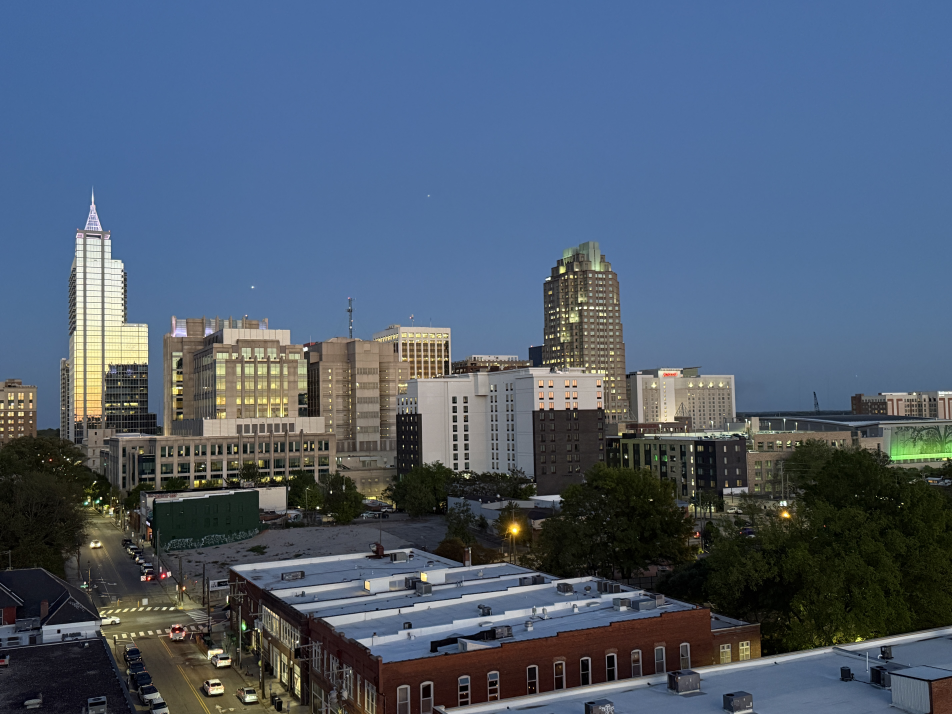
#> input picture photos/library/downtown-raleigh-dusk.jpg, 5712 x 4284 px (shown at 1/6 size); its folder holds 2 pictures in this run
$ python contact_sheet.py ../photos/library ../photos/library/jeyashree-at-sign.jpg 5
#> lines starting #> are read from the running program, lines starting #| are printed output that depends on the picture
#!/usr/bin/env python3
"""Build a labelled contact sheet so a folder of photos can be reviewed at a glance."""
import sys, math
from pathlib import Path
from PIL import Image, ImageDraw, ImageFont, ImageOps
try:
    import pillow_heif; pillow_heif.register_heif_opener()
#> (this line was passed over: pillow_heif is not available in this run)
except ImportError: pass

src = Path(sys.argv[1]); out = Path(sys.argv[2])
cols = int(sys.argv[3]) if len(sys.argv) > 3 else 4
CELL, LABEL, PAD = 420, 30, 8
files = sorted([p for p in src.iterdir()
                if p.suffix.lower() in ('.jpg','.jpeg','.png','.heic')])
rows = math.ceil(len(files)/cols)
sheet = Image.new("RGB",(cols*(CELL+PAD)+PAD, rows*(CELL+LABEL+PAD)+PAD),(28,22,20))
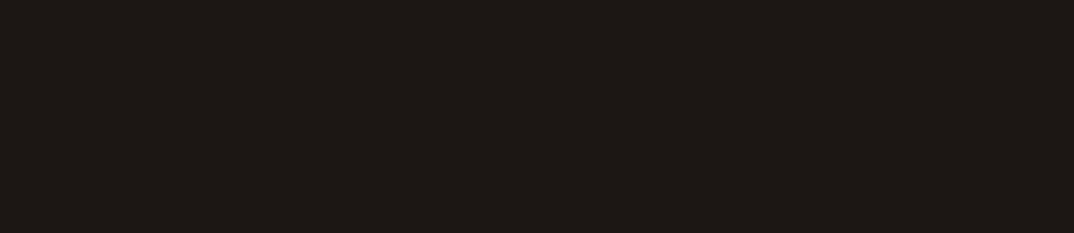
#> sheet: PIL image 2148x466 RGB (shown at 1/2 size); mean R, G, B 28, 22, 20
d = ImageDraw.Draw(sheet)
try:
    f = ImageFont.truetype("render/fonts/SourceSans3.ttf", 21); f.set_variation_by_name("SemiBold")
except Exception:
    f = ImageFont.load_default()
for i,p in enumerate(files):
    try:
        im = ImageOps.exif_transpose(Image.open(p)).convert("RGB")
#> im is the input picture: PIL image 5712x4284 RGB; mean R, G, B 77.9, 92.9, 112.4
    except Exception as e:
        print("skip", p.name, e); continue
    im.thumbnail((CELL,CELL), Image.LANCZOS)
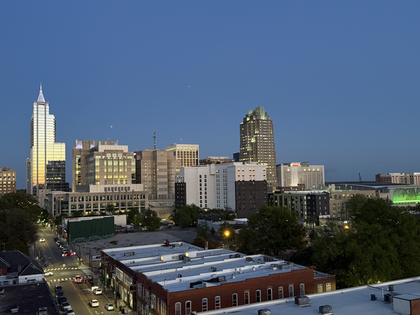
#> im: PIL image 420x315 RGB; mean R, G, B 77.9, 92.9, 112.4
    x = PAD + (i%cols)*(CELL+PAD); y = PAD + (i//cols)*(CELL+LABEL+PAD)
    sheet.paste(im, (x+(CELL-im.width)//2, y+(CELL-im.height)//2))
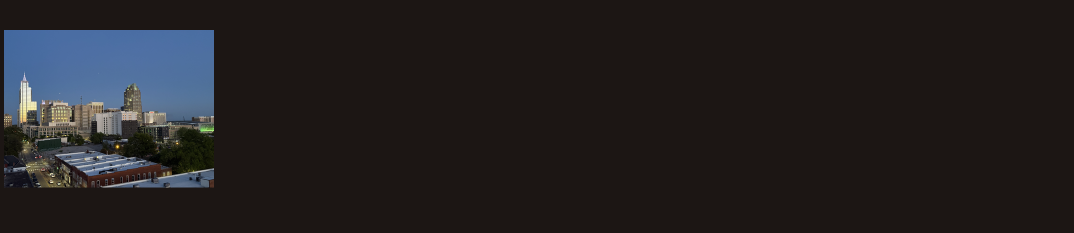
#> sheet: PIL image 2148x466 RGB (shown at 1/2 size); mean R, G, B 34.6, 31.4, 32.2
    d.text((x+2, y+CELL+4), f"{i+1}. {p.stem}", font=f, fill=(232,196,182))
#> pass 2 of the loop `for i,p in enumerate(files):`:
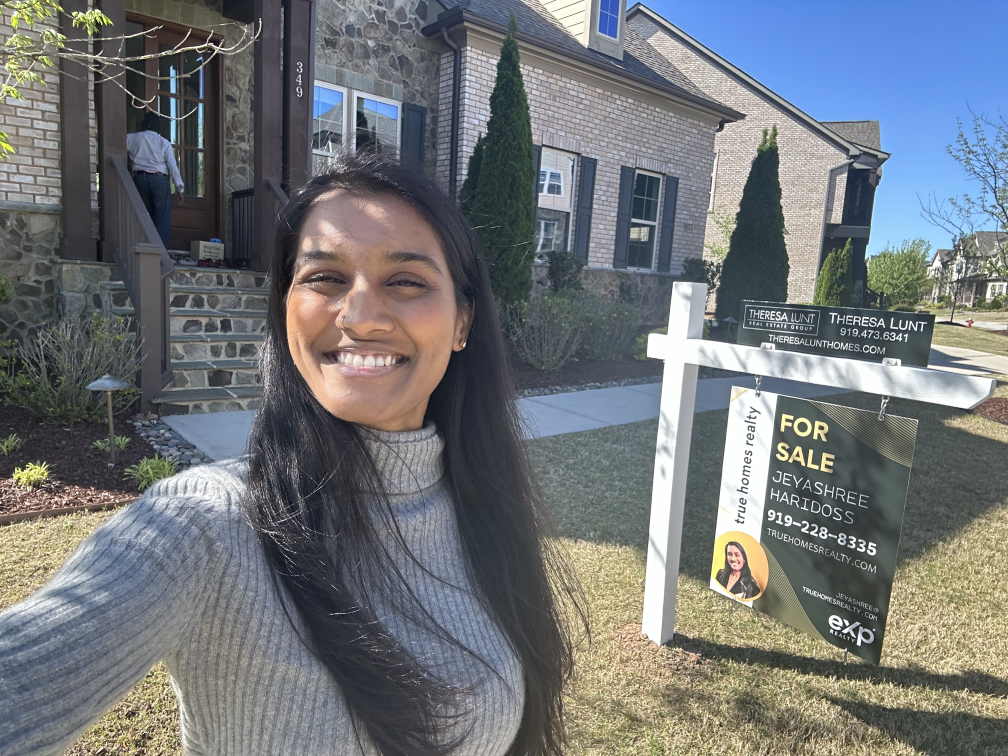
#> input picture photos/library/jeyashree-at-sign.jpg, 4032 x 3024 px (shown at 1/4 size)
#> im is the input picture: PIL image 4032x3024 RGB; mean R, G, B 113.3, 117, 120.1
#> `im.thumbnail((CELL,CELL), Image.LANCZOS)`:
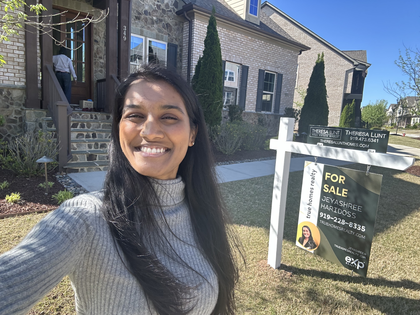
#> im: PIL image 420x315 RGB; mean R, G, B 113.3, 117, 120.1
#> `sheet.paste(im, (x+(CELL-im.width)//2, y+(CELL-im.height)//2))`:
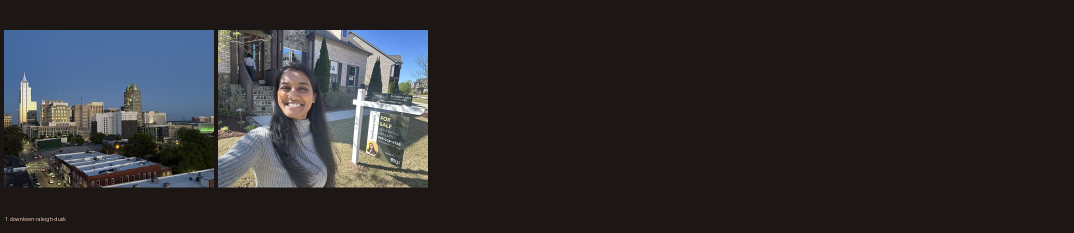
#> sheet: PIL image 2148x466 RGB (shown at 1/2 size); mean R, G, B 45.9, 44, 45.5
sheet.save(out, quality=88)
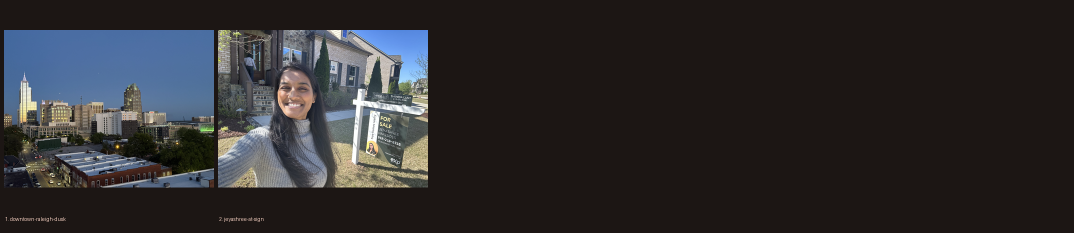
#> saved as jeyashree-at-sign.jpg: PIL image 2148x466 RGB (shown at 1/2 size); mean R, G, B 46, 44, 45.5
print(f"{len(files)} photos -> {out} ({sheet.size[0]}x{sheet.size[1]})")
#| 2 photos -> ../photos/library/jeyashree-at-sign.jpg (2148x466)
